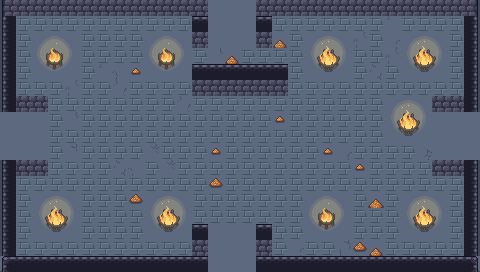

Rendered tile map (Tiled .tmx) drawn with the repository's tilesets; below, a short description and the map source with its tile grids summarised:
An orthogonal 30x17 tile map with 16x16 px tiles, 6 tile layers (ground, dressing, decor, walls, ...), 5 tilesets and 12 objects (6x PROP, 5x ENTRY, CHEST).

<map version="1.10" tiledversion="1.10.2" orientation="orthogonal" renderorder="right-down" width="30" height="17" tilewidth="16" tileheight="16" infinite="0" nextlayerid="8" nextobjectid="13">
 <tileset firstgid="1" name="wall" tilewidth="16" tileheight="16" tilecount="493" columns="17">
  <image source="../../../gfx/tiles/cove/walls_floor.png" width="272" height="464" />
 </tileset>
 <tileset firstgid="494" name="cracks" tilewidth="16" tileheight="16" tilecount="120" columns="8">
  <image source="../../../gfx/tiles/cove/cracks_floor.png" width="128" height="240" />
 </tileset>
 <tileset firstgid="614" name="wallcracks" tilewidth="16" tileheight="16" tilecount="256" columns="8">
  <image source="../../../gfx/tiles/cove/cracks_walls.png" width="128" height="512" />
 </tileset>
 <tileset firstgid="870" name="objects" tilewidth="16" tileheight="16" tilecount="216" columns="24">
  <image source="../../../gfx/tiles/cove/objects.png" width="384" height="144" />
 </tileset>
 <tileset firstgid="1086" name="fire" tilewidth="16" tileheight="16" tilecount="198" columns="11">
  <image source="../../../gfx/tiles/cove/fire.png" width="176" height="288" />
  <tile id="0">
   <animation>
    <frame tileid="0" duration="150" />
    <frame tileid="33" duration="150" />
    <frame tileid="66" duration="150" />
    <frame tileid="99" duration="150" />
    <frame tileid="132" duration="150" />
    <frame tileid="165" duration="150" />
   </animation>
  </tile>
  <tile id="1">
   <animation>
    <frame tileid="1" duration="150" />
    <frame tileid="34" duration="150" />
    <frame tileid="67" duration="150" />
    <frame tileid="100" duration="150" />
    <frame tileid="133" duration="150" />
    <frame tileid="166" duration="150" />
   </animation>
  </tile>
  <tile id="2">
   <animation>
    <frame tileid="2" duration="150" />
    <frame tileid="35" duration="150" />
    <frame tileid="68" duration="150" />
    <frame tileid="101" duration="150" />
    <frame tileid="134" duration="150" />
    <frame tileid="167" duration="150" />
   </animation>
  </tile>
  <tile id="3">
   <animation>
    <frame tileid="3" duration="150" />
    <frame tileid="36" duration="150" />
    <frame tileid="69" duration="150" />
    <frame tileid="102" duration="150" />
    <frame tileid="135" duration="150" />
    <frame tileid="168" duration="150" />
   </animation>
  </tile>
  <tile id="4">
   <animation>
    <frame tileid="4" duration="150" />
    <frame tileid="37" duration="150" />
    <frame tileid="70" duration="150" />
    <frame tileid="103" duration="150" />
    <frame tileid="136" duration="150" />
    <frame tileid="169" duration="150" />
   </animation>
  </tile>
  <tile id="5">
   <animation>
    <frame tileid="5" duration="150" />
    <frame tileid="38" duration="150" />
    <frame tileid="71" duration="150" />
    <frame tileid="104" duration="150" />
    <frame tileid="137" duration="150" />
    <frame tileid="170" duration="150" />
   </animation>
  </tile>
  <tile id="6">
   <animation>
    <frame tileid="6" duration="150" />
    <frame tileid="39" duration="150" />
    <frame tileid="72" duration="150" />
    <frame tileid="105" duration="150" />
    <frame tileid="138" duration="150" />
    <frame tileid="171" duration="150" />
   </animation>
  </tile>
  <tile id="7">
   <animation>
    <frame tileid="7" duration="150" />
    <frame tileid="40" duration="150" />
    <frame tileid="73" duration="150" />
    <frame tileid="106" duration="150" />
    <frame tileid="139" duration="150" />
    <frame tileid="172" duration="150" />
   </animation>
  </tile>
  <tile id="8">
   <animation>
    <frame tileid="8" duration="150" />
    <frame tileid="41" duration="150" />
    <frame tileid="74" duration="150" />
    <frame tileid="107" duration="150" />
    <frame tileid="140" duration="150" />
    <frame tileid="173" duration="150" />
   </animation>
  </tile>
  <tile id="9">
   <animation>
    <frame tileid="9" duration="150" />
    <frame tileid="42" duration="150" />
    <frame tileid="75" duration="150" />
    <frame tileid="108" duration="150" />
    <frame tileid="141" duration="150" />
    <frame tileid="174" duration="150" />
   </animation>
  </tile>
  <tile id="10">
   <animation>
    <frame tileid="10" duration="150" />
    <frame tileid="43" duration="150" />
    <frame tileid="76" duration="150" />
    <frame tileid="109" duration="150" />
    <frame tileid="142" duration="150" />
    <frame tileid="175" duration="150" />
   </animation>
  </tile>
  <tile id="11">
   <animation>
    <frame tileid="11" duration="150" />
    <frame tileid="44" duration="150" />
    <frame tileid="77" duration="150" />
    <frame tileid="110" duration="150" />
    <frame tileid="143" duration="150" />
    <frame tileid="176" duration="150" />
   </animation>
  </tile>
  <tile id="12">
   <animation>
    <frame tileid="12" duration="150" />
    <frame tileid="45" duration="150" />
    <frame tileid="78" duration="150" />
    <frame tileid="111" duration="150" />
    <frame tileid="144" duration="150" />
    <frame tileid="177" duration="150" />
   </animation>
  </tile>
  <tile id="13">
   <animation>
    <frame tileid="13" duration="150" />
    <frame tileid="46" duration="150" />
    <frame tileid="79" duration="150" />
    <frame tileid="112" duration="150" />
    <frame tileid="145" duration="150" />
    <frame tileid="178" duration="150" />
   </animation>
  </tile>
  <tile id="14">
   <animation>
    <frame tileid="14" duration="150" />
    <frame tileid="47" duration="150" />
    <frame tileid="80" duration="150" />
    <frame tileid="113" duration="150" />
    <frame tileid="146" duration="150" />
    <frame tileid="179" duration="150" />
   </animation>
  </tile>
  <tile id="15">
   <animation>
    <frame tileid="15" duration="150" />
    <frame tileid="48" duration="150" />
    <frame tileid="81" duration="150" />
    <frame tileid="114" duration="150" />
    <frame tileid="147" duration="150" />
    <frame tileid="180" duration="150" />
   </animation>
  </tile>
  <tile id="16">
   <animation>
    <frame tileid="16" duration="150" />
    <frame tileid="49" duration="150" />
    <frame tileid="82" duration="150" />
    <frame tileid="115" duration="150" />
    <frame tileid="148" duration="150" />
    <frame tileid="181" duration="150" />
   </animation>
  </tile>
  <tile id="17">
   <animation>
    <frame tileid="17" duration="150" />
    <frame tileid="50" duration="150" />
    <frame tileid="83" duration="150" />
    <frame tileid="116" duration="150" />
    <frame tileid="149" duration="150" />
    <frame tileid="182" duration="150" />
   </animation>
  </tile>
  <tile id="18">
   <animation>
    <frame tileid="18" duration="150" />
    <frame tileid="51" duration="150" />
    <frame tileid="84" duration="150" />
    <frame tileid="117" duration="150" />
    <frame tileid="150" duration="150" />
    <frame tileid="183" duration="150" />
   </animation>
  </tile>
  <tile id="19">
   <animation>
    <frame tileid="19" duration="150" />
    <frame tileid="52" duration="150" />
    <frame tileid="85" duration="150" />
    <frame tileid="118" duration="150" />
    <frame tileid="151" duration="150" />
    <frame tileid="184" duration="150" />
   </animation>
  </tile>
  <tile id="20">
   <animation>
    <frame tileid="20" duration="150" />
    <frame tileid="53" duration="150" />
    <frame tileid="86" duration="150" />
    <frame tileid="119" duration="150" />
    <frame tileid="152" duration="150" />
    <frame tileid="185" duration="150" />
   </animation>
  </tile>
  <tile id="21">
   <animation>
    <frame tileid="21" duration="150" />
    <frame tileid="54" duration="150" />
    <frame tileid="87" duration="150" />
    <frame tileid="120" duration="150" />
    <frame tileid="153" duration="150" />
    <frame tileid="186" duration="150" />
   </animation>
  </tile>
  <tile id="22">
   <animation>
    <frame tileid="22" duration="150" />
    <frame tileid="55" duration="150" />
    <frame tileid="88" duration="150" />
    <frame tileid="121" duration="150" />
    <frame tileid="154" duration="150" />
    <frame tileid="187" duration="150" />
   </animation>
  </tile>
  <tile id="23">
   <animation>
    <frame tileid="23" duration="150" />
    <frame tileid="56" duration="150" />
    <frame tileid="89" duration="150" />
    <frame tileid="122" duration="150" />
    <frame tileid="155" duration="150" />
    <frame tileid="188" duration="150" />
   </animation>
  </tile>
  <tile id="24">
   <animation>
    <frame tileid="24" duration="150" />
    <frame tileid="57" duration="150" />
    <frame tileid="90" duration="150" />
    <frame tileid="123" duration="150" />
    <frame tileid="156" duration="150" />
    <frame tileid="189" duration="150" />
   </animation>
  </tile>
  <tile id="25">
   <animation>
    <frame tileid="25" duration="150" />
    <frame tileid="58" duration="150" />
    <frame tileid="91" duration="150" />
    <frame tileid="124" duration="150" />
    <frame tileid="157" duration="150" />
    <frame tileid="190" duration="150" />
   </animation>
  </tile>
  <tile id="26">
   <animation>
    <frame tileid="26" duration="150" />
    <frame tileid="59" duration="150" />
    <frame tileid="92" duration="150" />
    <frame tileid="125" duration="150" />
    <frame tileid="158" duration="150" />
    <frame tileid="191" duration="150" />
   </animation>
  </tile>
  <tile id="27">
   <animation>
    <frame tileid="27" duration="150" />
    <frame tileid="60" duration="150" />
    <frame tileid="93" duration="150" />
    <frame tileid="126" duration="150" />
    <frame tileid="159" duration="150" />
    <frame tileid="192" duration="150" />
   </animation>
  </tile>
  <tile id="28">
   <animation>
    <frame tileid="28" duration="150" />
    <frame tileid="61" duration="150" />
    <frame tileid="94" duration="150" />
    <frame tileid="127" duration="150" />
    <frame tileid="160" duration="150" />
    <frame tileid="193" duration="150" />
   </animation>
  </tile>
  <tile id="29">
   <animation>
    <frame tileid="29" duration="150" />
    <frame tileid="62" duration="150" />
    <frame tileid="95" duration="150" />
    <frame tileid="128" duration="150" />
    <frame tileid="161" duration="150" />
    <frame tileid="194" duration="150" />
   </animation>
  </tile>
  <tile id="30">
   <animation>
    <frame tileid="30" duration="150" />
    <frame tileid="63" duration="150" />
    <frame tileid="96" duration="150" />
    <frame tileid="129" duration="150" />
    <frame tileid="162" duration="150" />
    <frame tileid="195" duration="150" />
   </animation>
  </tile>
  <tile id="31">
   <animation>
    <frame tileid="31" duration="150" />
    <frame tileid="64" duration="150" />
    <frame tileid="97" duration="150" />
    <frame tileid="130" duration="150" />
    <frame tileid="163" duration="150" />
    <frame tileid="196" duration="150" />
   </animation>
  </tile>
  <tile id="32">
   <animation>
    <frame tileid="32" duration="150" />
    <frame tileid="65" duration="150" />
    <frame tileid="98" duration="150" />
    <frame tileid="131" duration="150" />
    <frame tileid="164" duration="150" />
    <frame tileid="197" duration="150" />
   </animation>
  </tile>
 </tileset>
 <layer id="1" name="ground" width="30" height="17">
  <data>[510 cells, 510 non-empty, 1 distinct tile ids]</data>
 </layer>
 <layer id="2" name="dressing" width="30" height="17">
  <data>[510 cells, 365 non-empty, 41 distinct tile ids]</data>
 </layer>
 <layer id="3" name="decor" width="30" height="17">
  <data>[510 cells, 0 non-empty, 0 distinct tile ids]</data>
 </layer>
 <layer id="4" name="walls" width="30" height="17">
  <data>[510 cells, 78 non-empty, 8 distinct tile ids]</data>
 </layer>
 <layer id="5" name="props" width="30" height="17">
  <data>[510 cells, 37 non-empty, 4 distinct tile ids]</data>
 </layer>
 <layer id="6" name="overhead" width="30" height="17">
  <data>[510 cells, 0 non-empty, 0 distinct tile ids]</data>
 </layer>
 <objectgroup id="7" name="spawns">
  <object id="1" name="UP" type="ENTRY" x="232" y="24" />
  <object id="2" name="DOWN" type="ENTRY" x="232" y="248" />
  <object id="3" name="LEFT" type="ENTRY" x="24" y="136" />
  <object id="4" name="RIGHT" type="ENTRY" x="456" y="136" />
  <object id="5" name="" type="ENTRY" x="248" y="136" />
  <object id="6" name="" type="CHEST" x="232" y="136" />
  <object id="7" name="torch" type="PROP" x="56" y="264" />
  <object id="8" name="torch" type="PROP" x="424" y="264" />
  <object id="9" name="torch" type="PROP" x="8" y="232" />
  <object id="10" name="torch" type="PROP" x="472" y="232" />
  <object id="11" name="banner" type="PROP" x="120" y="264" />
  <object id="12" name="banner" type="PROP" x="360" y="264" />
 </objectgroup>
</map>
